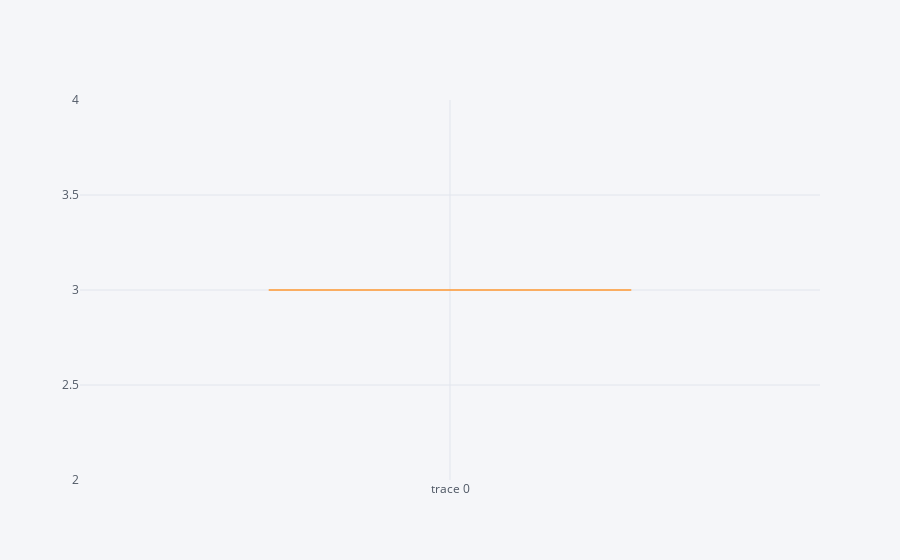

Write notebook code for a chart like this one.
### Code cell
df2.count().iplot(kind='box')

### Figure 1 — Plotly figure (JSON) as saved in the notebook; plotly's stock layout.template omitted (floating-point values rounded to 4 significant figures)
{"data": [{"boxpoints": false, "line": {"width": 1.3}, "marker": {"color": "rgba(255, 153, 51, 1.0)"}, "orientation": "v", "type": "box", "y": [3, 3]}], "layout": {"legend": {"bgcolor": "#F5F6F9", "font": {"color": "#4D5663"}}, "paper_bgcolor": "#F5F6F9", "plot_bgcolor": "#F5F6F9", "title": {"font": {"color": "#4D5663"}}, "xaxis": {"gridcolor": "#E1E5ED", "showgrid": true, "tickfont": {"color": "#4D5663"}, "title": {"font": {"color": "#4D5663"}, "text": ""}, "zerolinecolor": "#E1E5ED"}, "yaxis": {"gridcolor": "#E1E5ED", "showgrid": true, "tickfont": {"color": "#4D5663"}, "title": {"font": {"color": "#4D5663"}, "text": ""}, "zerolinecolor": "#E1E5ED"}}}
